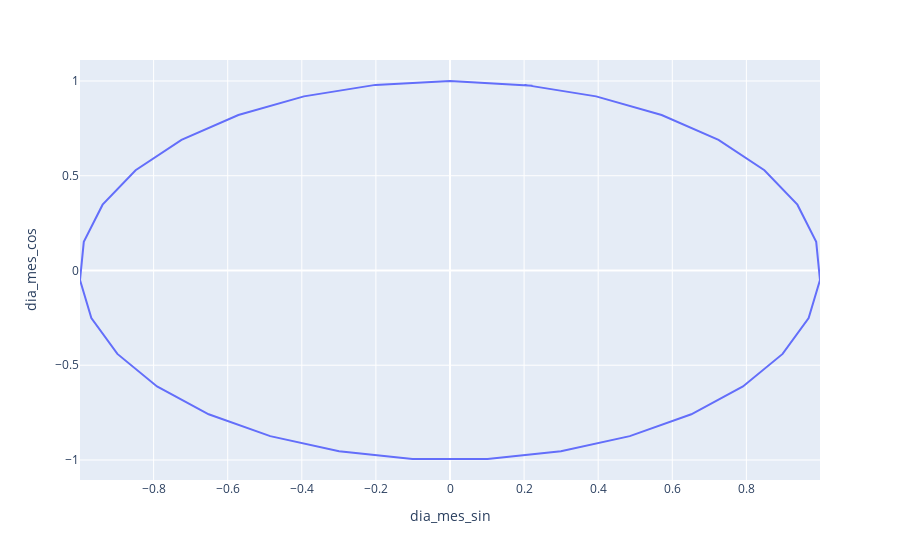

The cell this chart's notebook holds for it:
### Markdown cell above
Si lo representamos, sale un círculo de radio 1.

### Code cell
fig = px.line(
    data_frame=df_filtrado[:32],
    x='dia_mes_sin',
    y='dia_mes_cos'
)

fig.show()

### Figure 1 — Plotly figure (JSON) as saved in the notebook; plotly's stock layout.template omitted (floating-point values rounded to 4 significant figures)
{"data": [{"hovertemplate": "dia_mes_sin=%{x}<br>dia_mes_cos=%{y}<extra></extra>", "legendgroup": "", "line": {"color": "#636efa", "dash": "solid"}, "marker": {"symbol": "circle"}, "mode": "lines", "name": "", "orientation": "v", "showlegend": false, "type": "scatter", "x": [0.2013, 0.3944, 0.5713, 0.7248, 0.8486, 0.9378, 0.9885, 0.9987, 0.9681, 0.8978, 0.7908, 0.6514, 0.4853, 0.2994, 0.1012, -0.1012, -0.2994, -0.4853, -0.6514, -0.7908, -0.8978, -0.9681, -0.9987, -0.9885, -0.9378, -0.8486, -0.7248, -0.5713, -0.3944, -0.2013, -2.449e-16, 0.2225], "xaxis": "x", "y": [0.9795, 0.919, 0.8208, 0.689, 0.529, 0.3473, 0.1514, -0.05065, -0.2507, -0.4404, -0.6121, -0.7588, -0.8743, -0.9541, -0.9949, -0.9949, -0.9541, -0.8743, -0.7588, -0.6121, -0.4404, -0.2507, -0.05065, 0.1514, 0.3473, 0.529, 0.689, 0.8208, 0.919, 0.9795, 1, 0.9749], "yaxis": "y"}], "layout": {"legend": {"tracegroupgap": 0}, "margin": {"t": 60}, "xaxis": {"anchor": "y", "domain": [0, 1], "title": {"text": "dia_mes_sin"}}, "yaxis": {"anchor": "x", "domain": [0, 1], "title": {"text": "dia_mes_cos"}}}}
